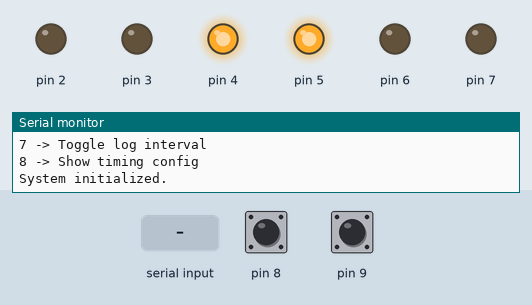
Simulated run of this sketch. Board: Arduino Uno, built with avr-gcc and run on an emulated ATmega328P. On the bench: output pins drawn as LEDs (lit = HIGH), the last lines printed to the serial monitor. The inputs (shaded band) are chosen by the test bench; at power-on: pin 8 HIGH, pin 9 HIGH.

Above: at 1.3 s.
1.4 s: "1\n" received over Serial
4.4 s: byte 50 ('2') received over Serial
At 5.3 s:
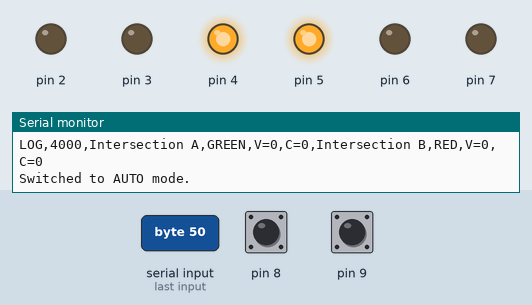
7.4 s: byte 51 ('3') received over Serial
8.9 s: byte 52 ('4') received over Serial
At 9.5 s:
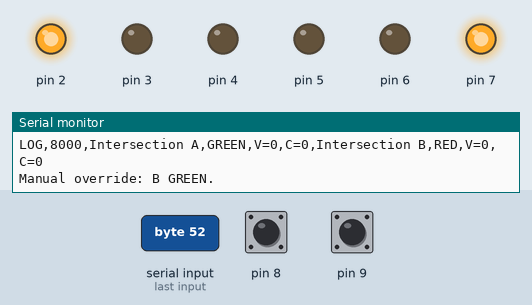
10.4 s: "2\n" received over Serial
13.4 s: byte 49 ('1') received over Serial
At 16.8 s:
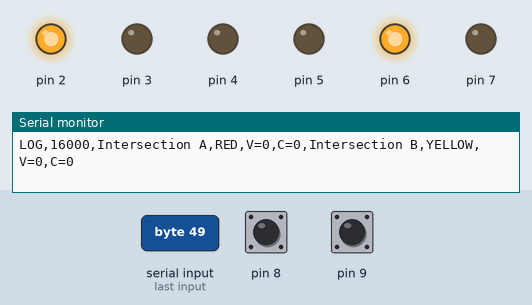
Timing chart, 0 to 37.9 s (numbered marks = the images above; inputs shaded):
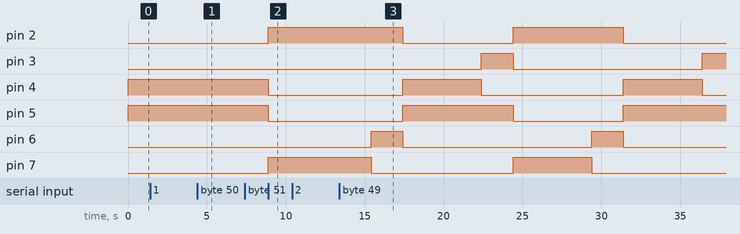

The sketch:

smart_traffic_controller.ino
```cpp
enum SignalState {
  STATE_RED = 0,
  STATE_GREEN = 1,
  STATE_YELLOW = 2
};

struct LightPins {
  byte red;
  byte yellow;
  byte green;
};

struct SensorPins {
  byte vehicleButton;
};

struct IntersectionConfig {
  const char* name;
  LightPins lights;
  SensorPins sensor;
};

struct IntersectionRuntime {
  SignalState state;
  unsigned long stateStartedAt;
  unsigned long redDurationMs;
  unsigned long yellowDurationMs;
  unsigned long greenDurationMs;
  unsigned long vehiclesDetected;
  unsigned long cycleCount;
  bool vehicleWaiting;
  bool lastButtonLevel;
};

struct TrafficSystem {
  IntersectionConfig* configs;
  IntersectionRuntime* runtime;
  int count;
  bool manualOverride;
  int manualGreenIndex;
  unsigned long lastLogAt;
  unsigned long logIntervalMs;
  int activeIntersection;
  SignalState phase;
  unsigned long phaseStartedAt;
};

TrafficSystem* systemState = NULL;

const unsigned long BASE_GREEN_MS = 5000;
const unsigned long HEAVY_GREEN_MS = 8000;
const unsigned long BASE_RED_MS = 5000;
const unsigned long YELLOW_MS = 2000;
const unsigned long MIN_LOG_INTERVAL_MS = 250;

const char* stateToText(int s) {
  if (s == STATE_RED) return "RED";
  if (s == STATE_GREEN) return "GREEN";
  if (s == STATE_YELLOW) return "YELLOW";
  return "UNKNOWN";
}

void setLightsByIndex(int idx, int state) {
  if (systemState == NULL) return;
  if (idx < 0 || idx >= systemState->count) return;

  LightPins* p = &systemState->configs[idx].lights;
  digitalWrite(p->red, (state == STATE_RED) ? HIGH : LOW);
  digitalWrite(p->yellow, (state == STATE_YELLOW) ? HIGH : LOW);
  digitalWrite(p->green, (state == STATE_GREEN) ? HIGH : LOW);
}

bool setIntersectionStateSafe(int idx, int nextState, unsigned long nowMs) {
  if (systemState == NULL) return false;
  if (idx < 0 || idx >= systemState->count) return false;

  if (!(nextState == STATE_RED || nextState == STATE_GREEN || nextState == STATE_YELLOW)) {
    Serial.println("ERROR: invalid signal state requested.");
    return false;
  }

  systemState->runtime[idx].state = (SignalState)nextState;
  systemState->runtime[idx].stateStartedAt = nowMs;
  setLightsByIndex(idx, nextState);
  return true;
}

void refreshDynamicTiming(int idx) {
  if (systemState == NULL) return;
  if (idx < 0 || idx >= systemState->count) return;

  IntersectionRuntime* r = &systemState->runtime[idx];
  if (r->vehicleWaiting) {
    r->greenDurationMs = HEAVY_GREEN_MS;
  } else {
    r->greenDurationMs = BASE_GREEN_MS;
  }
  r->redDurationMs = BASE_RED_MS;
  r->yellowDurationMs = YELLOW_MS;
}

void readSensors() {
  if (systemState == NULL) return;

  for (int i = 0; i < systemState->count; i++) {
    IntersectionRuntime* r = &systemState->runtime[i];
    IntersectionConfig* c = &systemState->configs[i];

    bool pressed = (digitalRead(c->sensor.vehicleButton) == LOW);
    if (pressed && !r->lastButtonLevel) {
      r->vehiclesDetected++;
      r->vehicleWaiting = true;
    }
    r->lastButtonLevel = pressed;
  }
}

void applyManualOverride(unsigned long nowMs) {
  if (systemState == NULL) return;
  if (!systemState->manualOverride) return;

  for (int i = 0; i < systemState->count; i++) {
    if (i == systemState->manualGreenIndex) {
      setIntersectionStateSafe(i, STATE_GREEN, nowMs);
    } else {
      setIntersectionStateSafe(i, STATE_RED, nowMs);
    }
  }
}

void applyAutoStateFromPhase(unsigned long nowMs) {
  if (systemState == NULL) return;

  int active = systemState->activeIntersection;
  if (active < 0 || active >= systemState->count) {
    active = 0;
    systemState->activeIntersection = 0;
  }

  for (int i = 0; i < systemState->count; i++) {
    if (i == active) {
      setIntersectionStateSafe(i, systemState->phase, nowMs);
    } else {
      setIntersectionStateSafe(i, STATE_RED, nowMs);
    }
  }
}

void autoSchedule(unsigned long nowMs) {
  if (systemState == NULL) return;
  if (systemState->manualOverride) return;

  int active = systemState->activeIntersection;
  if (active < 0 || active >= systemState->count) {
    active = 0;
    systemState->activeIntersection = 0;
  }

  refreshDynamicTiming(active);
  IntersectionRuntime* current = &systemState->runtime[active];
  unsigned long elapsed = nowMs - systemState->phaseStartedAt;

  if (systemState->phase == STATE_GREEN) {
    if (elapsed >= current->greenDurationMs) {
      systemState->phase = STATE_YELLOW;
      systemState->phaseStartedAt = nowMs;
      applyAutoStateFromPhase(nowMs);
    }
  } else if (systemState->phase == STATE_YELLOW) {
    if (elapsed >= current->yellowDurationMs) {
      current->cycleCount++;
      current->vehicleWaiting = false;
      systemState->activeIntersection = (active + 1) % systemState->count;
      systemState->phase = STATE_GREEN;
      systemState->phaseStartedAt = nowMs;
      applyAutoStateFromPhase(nowMs);
    }
  }
  bool aGreen = (systemState->runtime[0].state == STATE_GREEN);
  bool bGreen = (systemState->runtime[1].state == STATE_GREEN);
  if (aGreen && bGreen) {
    setIntersectionStateSafe(1, STATE_RED, nowMs);
    Serial.println("ERROR GUARD: both GREEN detected, forcing B to RED.");
  }
}

void printStatus() {
  if (systemState == NULL) return;

  Serial.println("-Traffic System Status -");
  Serial.print("Mode: ");
  Serial.println(systemState->manualOverride ? "MANUAL" : "AUTO");

  for (int i = 0; i < systemState->count; i++) {
    IntersectionConfig* c = &systemState->configs[i];
    IntersectionRuntime* r = &systemState->runtime[i];

    Serial.print(c->name);
    Serial.print(" | State: ");
    Serial.print(stateToText(r->state));
    Serial.print(" | Vehicles: ");
    Serial.print(r->vehiclesDetected);
    Serial.print(" | Cycles: ");
    Serial.print(r->cycleCount);
    Serial.print(" | Waiting: ");
    Serial.println(r->vehicleWaiting ? "YES" : "NO");
  }
  Serial.println("-----------------------------------");
}

void printMenu() {
  Serial.println("");
  Serial.println("=== Smart Traffic Menu ===");
  Serial.println("1 -> Show status");
  Serial.println("2 -> Enable AUTO mode");
  Serial.println("3 -> Enable MANUAL mode (A green)");
  Serial.println("4 -> Enable MANUAL mode (B green)");
  Serial.println("5 -> Clear counters");
  Serial.println("6 -> Show menu");
  Serial.println("7 -> Toggle log interval");
  Serial.println("8 -> Show timing config");
}

void printTimingConfig() {
  Serial.print("BASE_GREEN_MS=");
  Serial.print(BASE_GREEN_MS);
  Serial.print(", HEAVY_GREEN_MS=");
  Serial.print(HEAVY_GREEN_MS);
  Serial.print(", BASE_RED_MS=");
  Serial.print(BASE_RED_MS);
  Serial.print(", YELLOW_MS=");
  Serial.println(YELLOW_MS);
  Serial.print("Current log interval: ");
  Serial.println(systemState->logIntervalMs);
}

void cycleLogInterval() {
  if (systemState == NULL) return;

  if (systemState->logIntervalMs <= 1000) {
    systemState->logIntervalMs = 2000;
  } else if (systemState->logIntervalMs <= 2000) {
    systemState->logIntervalMs = 5000;
  } else {
    systemState->logIntervalMs = 1000;
  }

  if (systemState->logIntervalMs < MIN_LOG_INTERVAL_MS) {
    systemState->logIntervalMs = MIN_LOG_INTERVAL_MS;
  }

  Serial.print("Updated log interval to ");
  Serial.println(systemState->logIntervalMs);
}

void clearCounters() {
  if (systemState == NULL) return;

  for (int i = 0; i < systemState->count; i++) {
    systemState->runtime[i].vehiclesDetected = 0;
    systemState->runtime[i].cycleCount = 0;
  }
  Serial.println("Counters reset.");
}

void handleSerialMenu(unsigned long nowMs) {
  if (!Serial.available()) return;

  char cmd = (char)Serial.read();

  if (cmd == '1') {
    printStatus();
  } else if (cmd == '2') {
    systemState->manualOverride = false;
    systemState->activeIntersection = (systemState->manualGreenIndex >= 0) ? systemState->manualGreenIndex : 0;
    systemState->phase = STATE_GREEN;
    systemState->phaseStartedAt = nowMs;
    applyAutoStateFromPhase(nowMs);
    Serial.println("Switched to AUTO mode.");
  } else if (cmd == '3') {
    systemState->manualOverride = true;
    systemState->manualGreenIndex = 0;
    applyManualOverride(nowMs);
    Serial.println("Manual override: A GREEN.");
  } else if (cmd == '4') {
    systemState->manualOverride = true;
    systemState->manualGreenIndex = 1;
    applyManualOverride(nowMs);
    Serial.println("Manual override: B GREEN.");
  } else if (cmd == '5') {
    clearCounters();
  } else if (cmd == '6') {
    printMenu();
  } else if (cmd == '7') {
    cycleLogInterval();
  } else if (cmd == '8') {
    printTimingConfig();
  } else if (cmd == '\n' || cmd == '\r') {
    // Ignore newline characters.
  } else {
    Serial.println("Unknown command. Press 6 for menu.");
  }
}

bool allocateSystem() {
  systemState = (TrafficSystem*)malloc(sizeof(TrafficSystem));
  if (systemState == NULL) return false;

  systemState->count = 2;
  systemState->configs = (IntersectionConfig*)malloc(systemState->count * sizeof(IntersectionConfig));
  systemState->runtime = (IntersectionRuntime*)malloc(systemState->count * sizeof(IntersectionRuntime));

  if (systemState->configs == NULL || systemState->runtime == NULL) {
    free(systemState->configs);
    free(systemState->runtime);
    free(systemState);
    systemState = NULL;
    return false;
  }

  systemState->configs[0].name = "Intersection A";
  systemState->configs[0].lights.red = 2;
  systemState->configs[0].lights.yellow = 3;
  systemState->configs[0].lights.green = 4;
  systemState->configs[0].sensor.vehicleButton = 8;

  systemState->configs[1].name = "Intersection B";
  systemState->configs[1].lights.red = 5;
  systemState->configs[1].lights.yellow = 6;
  systemState->configs[1].lights.green = 7;
  systemState->configs[1].sensor.vehicleButton = 9;

  for (int i = 0; i < systemState->count; i++) {
    systemState->runtime[i].state = STATE_RED;
    systemState->runtime[i].stateStartedAt = 0;
    systemState->runtime[i].redDurationMs = BASE_RED_MS;
    systemState->runtime[i].yellowDurationMs = YELLOW_MS;
    systemState->runtime[i].greenDurationMs = BASE_GREEN_MS;
    systemState->runtime[i].vehiclesDetected = 0;
    systemState->runtime[i].cycleCount = 0;
    systemState->runtime[i].vehicleWaiting = false;
    systemState->runtime[i].lastButtonLevel = false;
  }

  systemState->manualOverride = false;
  systemState->manualGreenIndex = 0;
  systemState->lastLogAt = 0;
  systemState->logIntervalMs = 2000;
  systemState->activeIntersection = 0;
  systemState->phase = STATE_GREEN;
  systemState->phaseStartedAt = 0;

  return true;
}

void setupPins() {
  if (systemState == NULL) return;

  for (int i = 0; i < systemState->count; i++) {
    pinMode(systemState->configs[i].lights.red, OUTPUT);
    pinMode(systemState->configs[i].lights.yellow, OUTPUT);
    pinMode(systemState->configs[i].lights.green, OUTPUT);
    pinMode(systemState->configs[i].sensor.vehicleButton, INPUT_PULLUP);
    setLightsByIndex(i, STATE_RED);
  }
}

void periodicSerialLog(unsigned long nowMs) {
  if (systemState == NULL) return;
  if (nowMs - systemState->lastLogAt < systemState->logIntervalMs) return;

  systemState->lastLogAt = nowMs;

  Serial.print("LOG,");
  Serial.print(nowMs);

  for (int i = 0; i < systemState->count; i++) {
    IntersectionConfig* c = &systemState->configs[i];
    IntersectionRuntime* r = &systemState->runtime[i];

    Serial.print(",");
    Serial.print(c->name);
    Serial.print(",");
    Serial.print(stateToText(r->state));
    Serial.print(",V=");
    Serial.print(r->vehiclesDetected);
    Serial.print(",C=");
    Serial.print(r->cycleCount);
  }
  Serial.println();
}

void setup() {
  Serial.begin(9600);

  if (!allocateSystem()) {
    Serial.println("FATAL: failed to allocate system memory.");
    while (true) {
    }
  }

  setupPins();

  unsigned long nowMs = millis();
  systemState->activeIntersection = 0;
  systemState->phase = STATE_GREEN;
  systemState->phaseStartedAt = nowMs;
  applyAutoStateFromPhase(nowMs);

  printMenu();
  Serial.println("System initialized.");
}

void loop() {
  unsigned long nowMs = millis();

  readSensors();
  handleSerialMenu(nowMs);

  if (systemState->manualOverride) {
    applyManualOverride(nowMs);
  } else {
    autoSchedule(nowMs);
  }

  periodicSerialLog(nowMs);
}
```

Measured:
- after the input at 4.4 s, pin 2, pin 7: stays LOW (without the input it goes to HIGH after 2.6 s); pin 3: stays LOW (without the input it goes to HIGH after 0.60 s); pin 4: stays HIGH (without the input it goes to LOW after 0.60 s); pin 5: stays HIGH (without the input it goes to LOW after 2.6 s)
- after the input at 8.9 s, pin 2, pin 7: LOW → HIGH at once; pin 4, pin 5: HIGH → LOW at once
- by itself, pin 6: alternates HIGH for 2.0 s and LOW for 12.0 s
